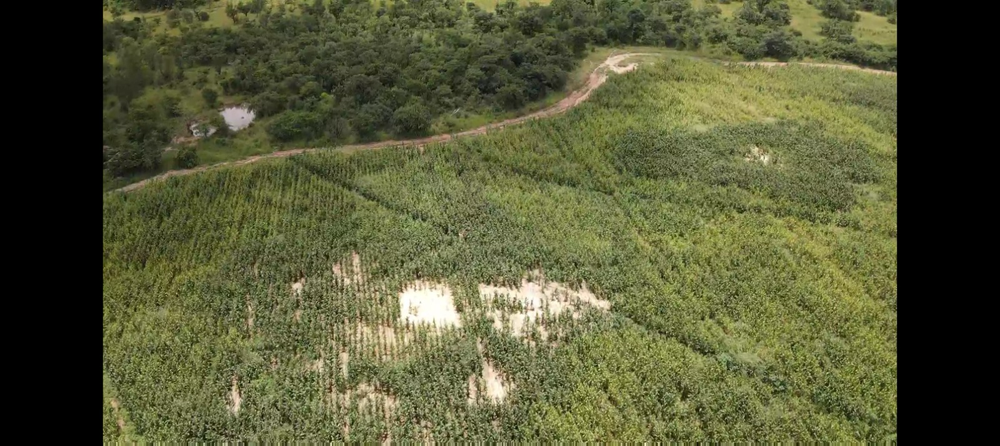
#> input picture images/b.png, 1000 x 446 px, shrunk from 1600 x 714 before the run
$ python heat.py
#> lines starting #> are read from the running program, lines starting #| are printed output that depends on the picture
import cv2
import numpy as np
import matplotlib.pyplot as plt
import matplotlib.colors as mcolors

# -------------------------------
# Step 1: Load and preprocess the image
# -------------------------------
# Specify the path to your image file (update accordingly)
image_path = './images/b.png'
img = cv2.imread(image_path)
#> img is the input picture: shape (446, 1000, 3); mean B, G, R 54.8, 88.7, 86.3
if img is None:
    raise Exception("Image not found. Please check the image path.")

# Convert image from BGR (OpenCV default) to RGB for correct processing and display
img_rgb = cv2.cvtColor(img, cv2.COLOR_BGR2RGB)

# -------------------------------
# Step 2: Compute the Excess Green Index (ExG)
# -------------------------------
# Split the RGB channels
R, G, B = cv2.split(img_rgb)
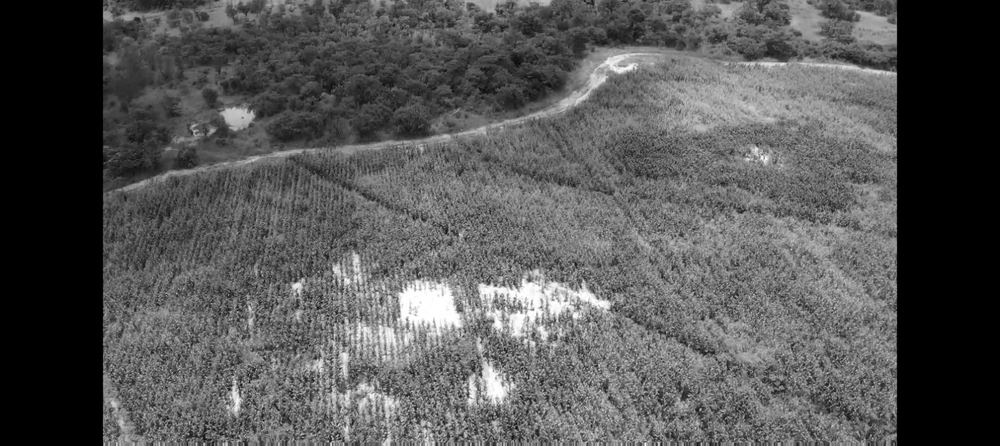
#> R: shape (446, 1000); min 0, max 255, mean 86.3
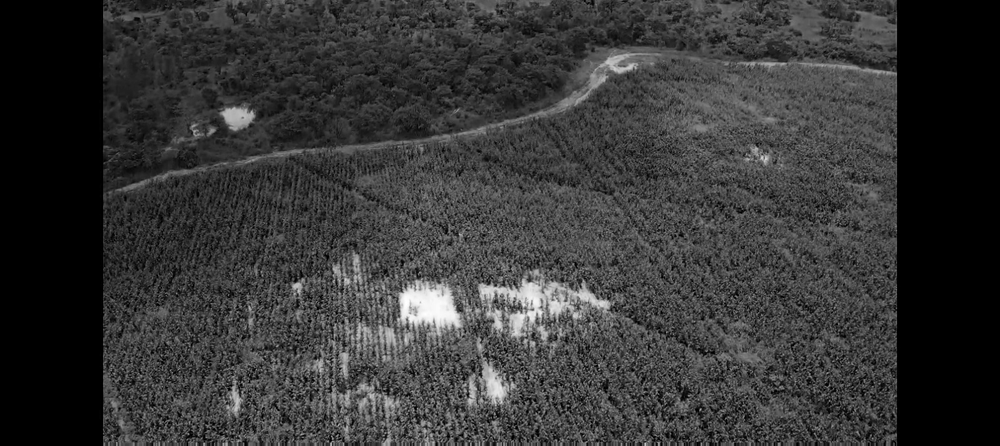
#> B: shape (446, 1000); min 0, max 255, mean 54.8

# Compute the Excess Green Index: ExG = 2*G - R - B
exg = 2 * G.astype(np.float32) - R.astype(np.float32) - B.astype(np.float32)
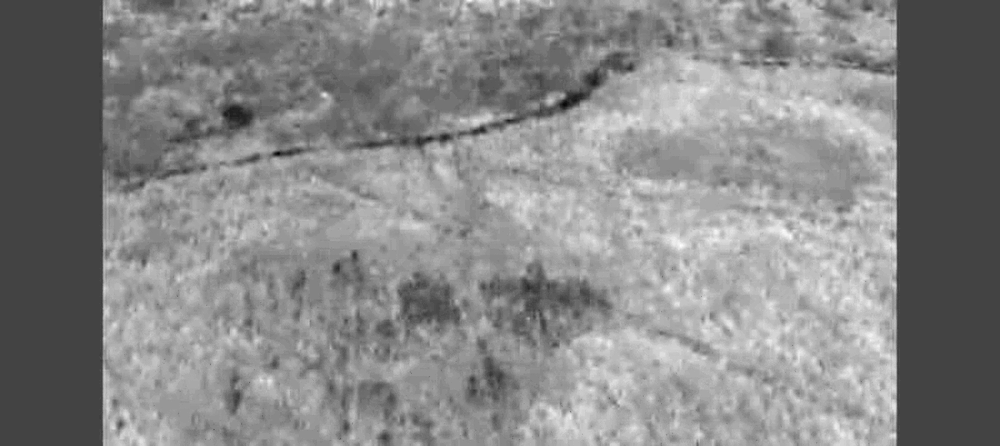
#> exg: shape (446, 1000) float32; min -36, max 100, mean 36.2; drawn with min black and max white

# Optional: Print the range of ExG values for reference
print("ExG range: min =", np.min(exg), "max =", np.max(exg))
#| ExG range: min = -36.0 max = 100.0

# -------------------------------
# Step 3: Define more bins for categorization
# -------------------------------
# Here we define 5 bins. You can adjust these thresholds based on the distribution of ExG values in your image.
# For example, we can divide the range into 5 equal intervals.
min_exg = np.min(exg)
#> min_exg = -36
max_exg = np.max(exg)
#> max_exg = 100
# Create 6 edges for 5 bins (we add 1 to include the max value)
bins = np.linspace(min_exg, max_exg, num=6)
#> bins = [-36, -8.8, 18.4, 45.6, 72.8, 100]
print("Bins:", bins)
#| Bins: [-36.   -8.8  18.4  45.6  72.8 100. ]

# Digitize the ExG values into bin indices (0 through 4)
exg_binned = np.digitize(exg, bins) - 1  # Subtract 1 so that bin indices start at 0
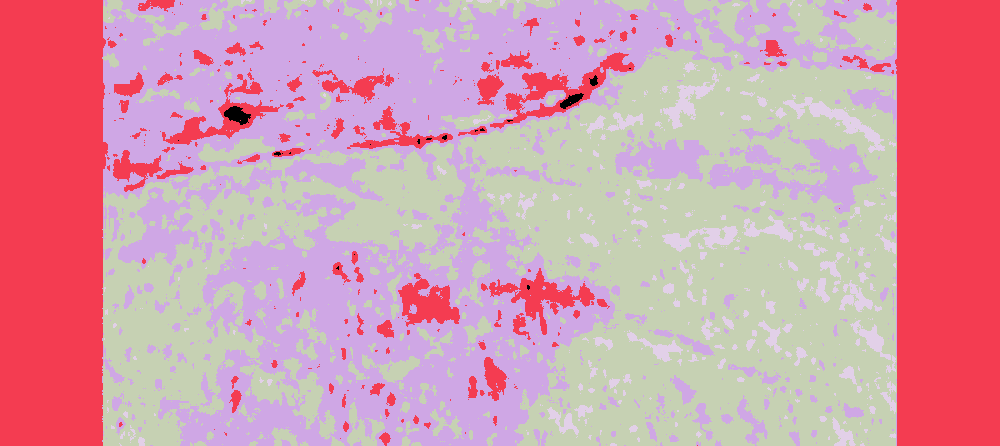
#> exg_binned: shape (446, 1000) int64; 6 distinct labels, from 0 to 5; one colour per label, 0 black

# -------------------------------
# Step 4: Create a custom colormap
# -------------------------------
# We want to have a gradient such that:
#   - The greenest (highest ExG) areas are displayed in dark green
#   - Then lighter greens, then yellow, and red for the least green areas
# Define a discrete colormap with 5 colors:
# For example:
#   Bin 0 (lowest values): red (poor vegetation)
#   Bin 1: yellow
#   Bin 2: light green
#   Bin 3: green
#   Bin 4 (highest values): dark green (very healthy vegetation)
colors = ['red', 'yellow', 'lightgreen', 'green', 'darkgreen']
cmap = mcolors.ListedColormap(colors)
# Set up boundaries: We have 5 bins, so boundaries 0,1,2,3,4,5
boundaries = np.arange(0, 6, 1)
norm = mcolors.BoundaryNorm(boundaries, cmap.N)

# -------------------------------
# Step 5: Plot the Heatmap
# -------------------------------
plt.figure(figsize=(12, 6))
plt.title("Excess Green Index (ExG) Heatmap")

# Display the binned ExG data as a heatmap
img_plot = plt.imshow(exg_binned, cmap=cmap, norm=norm)
plt.xlabel("Image Width (pixels)")
plt.ylabel("Image Height (pixels)")

# Create a color bar with appropriate tick labels (center of each bin)
cbar = plt.colorbar(img_plot, ticks=[0.5, 1.5, 2.5, 3.5, 4.5])
cbar.ax.set_yticklabels(['Very Low', 'Low', 'Moderate', 'High', 'Very High'])
plt.show()
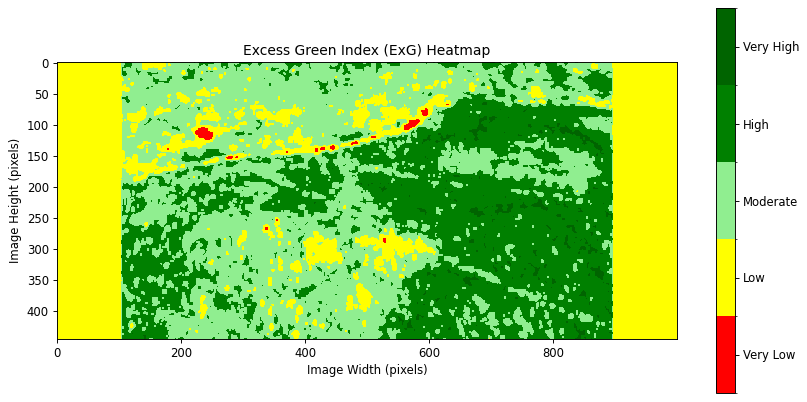
#> figure drawn by matplotlib, 2 panels

# -------------------------------
# Optional: Save the heatmap to a file
# -------------------------------
plt.savefig("heatmap.png")
print("Heatmap saved as exg.png")

$ run again, with images/horses.jpg saved as images/b.png
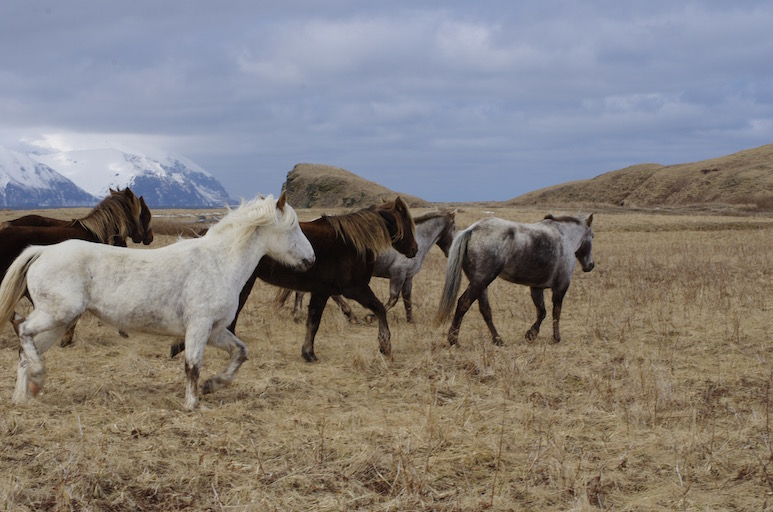
#> input picture images/horses.jpg, 773 x 512 px
#> img is the input picture: shape (512, 773, 3); mean B, G, R 125.2, 128.2, 133.3
#> `exg = 2 * G.astype(np.float32) - R.astype(np.float32) - B.astype(np.fl..`:
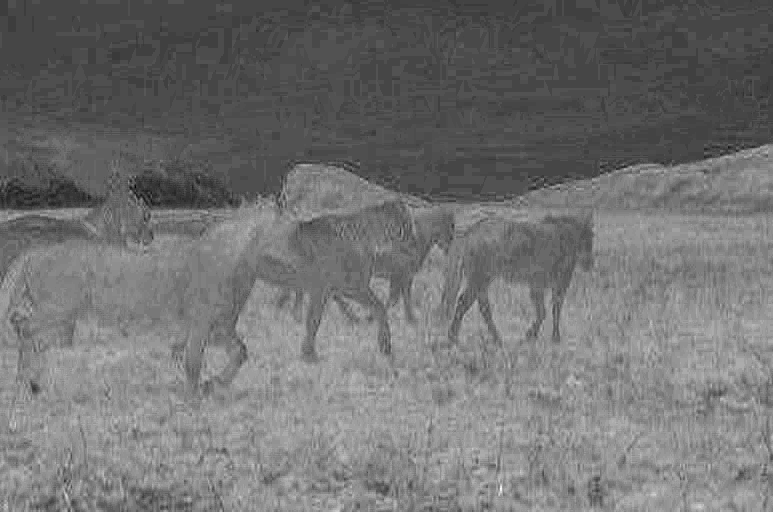
#> exg: shape (512, 773) float32; min -41, max 46, mean -2.1; drawn with min black and max white
#| ExG range: min = -41.0 max = 46.0
#> min_exg = -41
#> max_exg = 46
#| Bins: [-41.  -23.6  -6.2  11.2  28.6  46. ]
#> exg_binned: shape (512, 773) int64; 6 distinct labels, from 0 to 5
#> `plt.show()`:
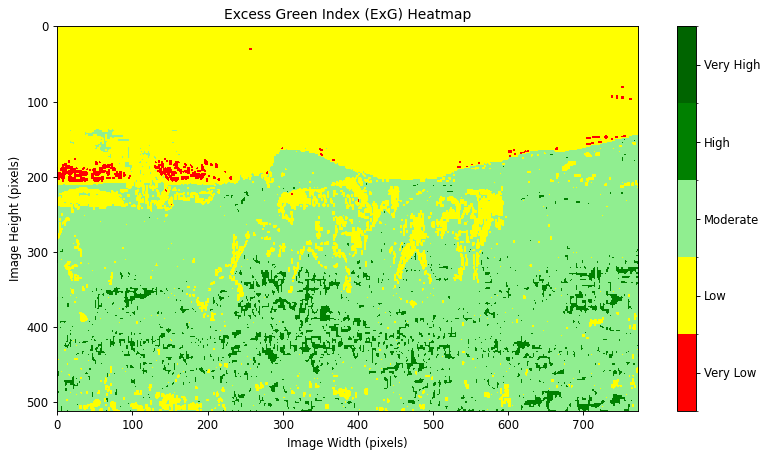
#> figure drawn by matplotlib, 2 panels
